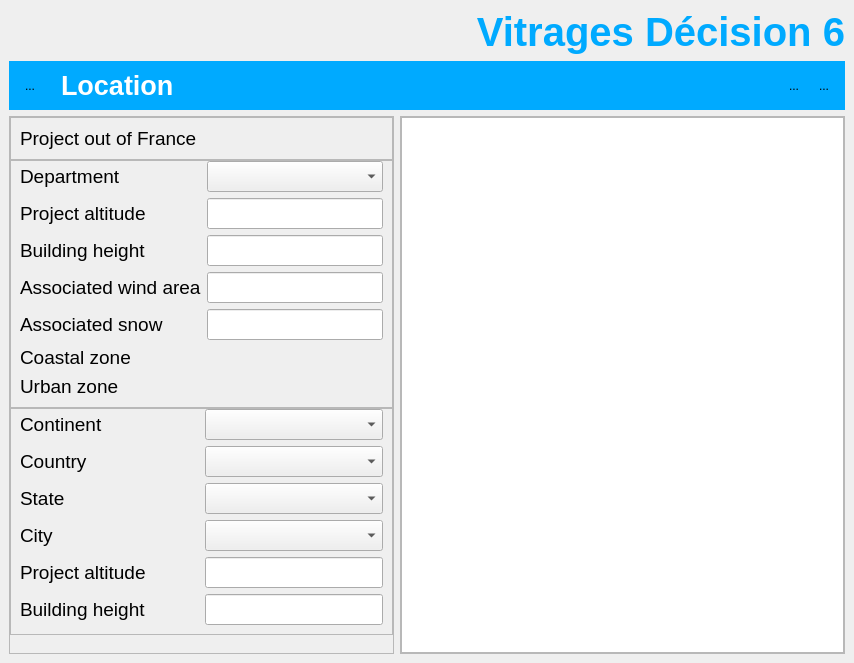
<?xml version="1.0" encoding="UTF-8"?>
<ui version="4.0">
 <class>LocationScreen</class>
 <widget class="QMainWindow" name="LocationScreen">
  <property name="geometry">
   <rect>
    <x>0</x>
    <y>0</y>
    <width>854</width>
    <height>663</height>
   </rect>
  </property>
  <property name="windowTitle">
   <string>Vitrages Décision</string>
  </property>
  <property name="windowIcon">
   <iconset resource="design_res.qrc">
    <normaloff>:/design/images/logo.ico</normaloff>:/design/images/logo.ico</iconset>
  </property>
  <widget class="QWidget" name="centralwidget">
   <layout class="QVBoxLayout" name="verticalLayout">
    <item>
     <widget class="QFrame" name="frameHeader">
      <property name="frameShape">
       <enum>QFrame::NoFrame</enum>
      </property>
      <property name="frameShadow">
       <enum>QFrame::Raised</enum>
      </property>
      <layout class="QVBoxLayout" name="verticalLayout_2">
       <property name="leftMargin">
        <number>0</number>
       </property>
       <property name="topMargin">
        <number>0</number>
       </property>
       <property name="rightMargin">
        <number>0</number>
       </property>
       <property name="bottomMargin">
        <number>0</number>
       </property>
       <item>
        <widget class="QLabel" name="lblProductName">
         <property name="font">
          <font>
           <pointsize>30</pointsize>
           <weight>75</weight>
           <bold>true</bold>
          </font>
         </property>
         <property name="styleSheet">
          <string notr="true">color: rgb(0, 170, 255);</string>
         </property>
         <property name="text">
          <string>Vitrages Décision 6</string>
         </property>
         <property name="alignment">
          <set>Qt::AlignRight|Qt::AlignTrailing|Qt::AlignVCenter</set>
         </property>
        </widget>
       </item>
       <item>
        <widget class="QFrame" name="frameTitle">
         <property name="styleSheet">
          <string notr="true">background-color: rgb(0, 170, 255);</string>
         </property>
         <property name="frameShape">
          <enum>QFrame::NoFrame</enum>
         </property>
         <property name="frameShadow">
          <enum>QFrame::Raised</enum>
         </property>
         <layout class="QHBoxLayout" name="horizontalLayout">
          <item>
           <widget class="VToolButton" name="btnHome">
            <property name="text">
             <string>...</string>
            </property>
            <property name="icon">
             <iconset resource="design_res.qrc">
              <normaloff>:/design/images/header/home.png</normaloff>:/design/images/header/home.png</iconset>
            </property>
            <property name="iconSize">
             <size>
              <width>32</width>
              <height>32</height>
             </size>
            </property>
            <property name="autoRaise">
             <bool>true</bool>
            </property>
           </widget>
          </item>
          <item>
           <widget class="QLabel" name="lblIcon">
            <property name="text">
             <string/>
            </property>
            <property name="pixmap">
             <pixmap resource="design_res.qrc">:/design/images/title/location.png</pixmap>
            </property>
           </widget>
          </item>
          <item>
           <widget class="QLabel" name="lblLocation">
            <property name="font">
             <font>
              <pointsize>20</pointsize>
              <weight>75</weight>
              <bold>true</bold>
             </font>
            </property>
            <property name="styleSheet">
             <string notr="true">color: rgb(255, 255, 255);</string>
            </property>
            <property name="text">
             <string>Location</string>
            </property>
           </widget>
          </item>
          <item>
           <spacer name="horizontalSpacer">
            <property name="orientation">
             <enum>Qt::Horizontal</enum>
            </property>
            <property name="sizeHint" stdset="0">
             <size>
              <width>40</width>
              <height>20</height>
             </size>
            </property>
           </spacer>
          </item>
          <item>
           <widget class="VToolButton" name="btnSetting">
            <property name="text">
             <string>...</string>
            </property>
            <property name="icon">
             <iconset resource="design_res.qrc">
              <normaloff>:/design/images/header/settings_button.png</normaloff>:/design/images/header/settings_button.png</iconset>
            </property>
            <property name="iconSize">
             <size>
              <width>32</width>
              <height>32</height>
             </size>
            </property>
            <property name="autoRaise">
             <bool>true</bool>
            </property>
           </widget>
          </item>
          <item>
           <widget class="VToolButton" name="btnQuit">
            <property name="text">
             <string>...</string>
            </property>
            <property name="icon">
             <iconset resource="design_res.qrc">
              <normaloff>:/design/images/header/shut_down.png</normaloff>:/design/images/header/shut_down.png</iconset>
            </property>
            <property name="iconSize">
             <size>
              <width>32</width>
              <height>32</height>
             </size>
            </property>
            <property name="autoRaise">
             <bool>true</bool>
            </property>
           </widget>
          </item>
         </layout>
        </widget>
       </item>
      </layout>
     </widget>
    </item>
    <item>
     <widget class="QFrame" name="frameContent">
      <property name="sizePolicy">
       <sizepolicy hsizetype="Preferred" vsizetype="Expanding">
        <horstretch>0</horstretch>
        <verstretch>0</verstretch>
       </sizepolicy>
      </property>
      <property name="frameShape">
       <enum>QFrame::NoFrame</enum>
      </property>
      <property name="frameShadow">
       <enum>QFrame::Raised</enum>
      </property>
      <layout class="QGridLayout" name="gridLayout">
       <property name="leftMargin">
        <number>0</number>
       </property>
       <property name="topMargin">
        <number>0</number>
       </property>
       <property name="rightMargin">
        <number>0</number>
       </property>
       <property name="bottomMargin">
        <number>0</number>
       </property>
       <item row="0" column="0">
        <widget class="QFrame" name="frameSetting">
         <property name="frameShape">
          <enum>QFrame::StyledPanel</enum>
         </property>
         <property name="frameShadow">
          <enum>QFrame::Raised</enum>
         </property>
         <layout class="QVBoxLayout" name="verticalLayout_4">
          <property name="spacing">
           <number>0</number>
          </property>
          <property name="leftMargin">
           <number>0</number>
          </property>
          <property name="topMargin">
           <number>0</number>
          </property>
          <property name="rightMargin">
           <number>0</number>
          </property>
          <property name="bottomMargin">
           <number>0</number>
          </property>
          <item>
           <widget class="QFrame" name="frameProject">
            <property name="frameShape">
             <enum>QFrame::StyledPanel</enum>
            </property>
            <property name="frameShadow">
             <enum>QFrame::Raised</enum>
            </property>
            <layout class="QGridLayout" name="gridLayout_2">
             <property name="rightMargin">
              <number>9</number>
             </property>
             <item row="0" column="0">
              <widget class="QLabel" name="lblProject">
               <property name="font">
                <font>
                 <pointsize>14</pointsize>
                </font>
               </property>
               <property name="text">
                <string>Project out of France</string>
               </property>
              </widget>
             </item>
             <item row="0" column="1">
              <widget class="VSwitchButton" name="btnProject" native="true">
               <property name="text" stdset="0">
                <string>PushButton</string>
               </property>
              </widget>
             </item>
            </layout>
           </widget>
          </item>
          <item>
           <widget class="QFrame" name="frameFrance">
            <property name="sizePolicy">
             <sizepolicy hsizetype="Preferred" vsizetype="Expanding">
              <horstretch>0</horstretch>
              <verstretch>0</verstretch>
             </sizepolicy>
            </property>
            <property name="frameShape">
             <enum>QFrame::StyledPanel</enum>
            </property>
            <property name="frameShadow">
             <enum>QFrame::Raised</enum>
            </property>
            <layout class="QGridLayout" name="gridLayout_4">
             <property name="topMargin">
              <number>0</number>
             </property>
             <property name="rightMargin">
              <number>9</number>
             </property>
             <item row="1" column="0">
              <widget class="QLabel" name="label_2">
               <property name="font">
                <font>
                 <pointsize>14</pointsize>
                </font>
               </property>
               <property name="text">
                <string>Project altitude</string>
               </property>
              </widget>
             </item>
             <item row="5" column="0">
              <widget class="QLabel" name="label_6">
               <property name="font">
                <font>
                 <pointsize>14</pointsize>
                </font>
               </property>
               <property name="text">
                <string>Coastal zone</string>
               </property>
              </widget>
             </item>
             <item row="4" column="0">
              <widget class="QLabel" name="label_5">
               <property name="font">
                <font>
                 <pointsize>14</pointsize>
                </font>
               </property>
               <property name="text">
                <string>Associated snow</string>
               </property>
              </widget>
             </item>
             <item row="0" column="0">
              <widget class="QLabel" name="lblDepartment">
               <property name="font">
                <font>
                 <pointsize>14</pointsize>
                </font>
               </property>
               <property name="text">
                <string>Department</string>
               </property>
              </widget>
             </item>
             <item row="2" column="0">
              <widget class="QLabel" name="label_3">
               <property name="font">
                <font>
                 <pointsize>14</pointsize>
                </font>
               </property>
               <property name="text">
                <string>Building height</string>
               </property>
              </widget>
             </item>
             <item row="6" column="0">
              <widget class="QLabel" name="label_7">
               <property name="font">
                <font>
                 <pointsize>14</pointsize>
                </font>
               </property>
               <property name="text">
                <string>Urban zone</string>
               </property>
              </widget>
             </item>
             <item row="3" column="0">
              <widget class="QLabel" name="label_4">
               <property name="font">
                <font>
                 <pointsize>14</pointsize>
                </font>
               </property>
               <property name="text">
                <string>Associated wind area</string>
               </property>
              </widget>
             </item>
             <item row="0" column="1">
              <widget class="QComboBox" name="comboBox">
               <property name="font">
                <font>
                 <pointsize>14</pointsize>
                </font>
               </property>
              </widget>
             </item>
             <item row="1" column="1">
              <widget class="QLineEdit" name="lineEdit">
               <property name="sizePolicy">
                <sizepolicy hsizetype="Preferred" vsizetype="Fixed">
                 <horstretch>0</horstretch>
                 <verstretch>0</verstretch>
                </sizepolicy>
               </property>
               <property name="font">
                <font>
                 <pointsize>14</pointsize>
                </font>
               </property>
              </widget>
             </item>
             <item row="2" column="1">
              <widget class="QLineEdit" name="lineEdit_2">
               <property name="sizePolicy">
                <sizepolicy hsizetype="Preferred" vsizetype="Fixed">
                 <horstretch>0</horstretch>
                 <verstretch>0</verstretch>
                </sizepolicy>
               </property>
               <property name="font">
                <font>
                 <pointsize>14</pointsize>
                </font>
               </property>
              </widget>
             </item>
             <item row="3" column="1">
              <widget class="QLineEdit" name="lineEdit_3">
               <property name="sizePolicy">
                <sizepolicy hsizetype="Preferred" vsizetype="Fixed">
                 <horstretch>0</horstretch>
                 <verstretch>0</verstretch>
                </sizepolicy>
               </property>
               <property name="font">
                <font>
                 <pointsize>14</pointsize>
                </font>
               </property>
              </widget>
             </item>
             <item row="4" column="1">
              <widget class="QLineEdit" name="lineEdit_4">
               <property name="sizePolicy">
                <sizepolicy hsizetype="Preferred" vsizetype="Fixed">
                 <horstretch>0</horstretch>
                 <verstretch>0</verstretch>
                </sizepolicy>
               </property>
               <property name="font">
                <font>
                 <pointsize>14</pointsize>
                </font>
               </property>
              </widget>
             </item>
             <item row="5" column="1">
              <widget class="VSwitchButton" name="pushButton" native="true">
               <property name="text" stdset="0">
                <string>PushButton</string>
               </property>
              </widget>
             </item>
             <item row="6" column="1">
              <widget class="VSwitchButton" name="pushButton_2" native="true">
               <property name="text" stdset="0">
                <string>PushButton</string>
               </property>
              </widget>
             </item>
            </layout>
           </widget>
          </item>
          <item>
           <widget class="QFrame" name="frameOutFrance">
            <property name="sizePolicy">
             <sizepolicy hsizetype="Preferred" vsizetype="Expanding">
              <horstretch>0</horstretch>
              <verstretch>0</verstretch>
             </sizepolicy>
            </property>
            <property name="frameShape">
             <enum>QFrame::StyledPanel</enum>
            </property>
            <property name="frameShadow">
             <enum>QFrame::Raised</enum>
            </property>
            <layout class="QGridLayout" name="gridLayout_3">
             <property name="topMargin">
              <number>0</number>
             </property>
             <property name="rightMargin">
              <number>9</number>
             </property>
             <item row="3" column="0">
              <widget class="QLabel" name="lblCity">
               <property name="font">
                <font>
                 <pointsize>14</pointsize>
                </font>
               </property>
               <property name="text">
                <string>City</string>
               </property>
              </widget>
             </item>
             <item row="5" column="0">
              <widget class="QLabel" name="lblBuildingHeight">
               <property name="font">
                <font>
                 <pointsize>14</pointsize>
                </font>
               </property>
               <property name="text">
                <string>Building height</string>
               </property>
              </widget>
             </item>
             <item row="1" column="0">
              <widget class="QLabel" name="lblCountry">
               <property name="font">
                <font>
                 <pointsize>14</pointsize>
                </font>
               </property>
               <property name="text">
                <string>Country</string>
               </property>
              </widget>
             </item>
             <item row="4" column="0">
              <widget class="QLabel" name="lblProjectAltitude">
               <property name="font">
                <font>
                 <pointsize>14</pointsize>
                </font>
               </property>
               <property name="text">
                <string>Project altitude</string>
               </property>
              </widget>
             </item>
             <item row="2" column="0">
              <widget class="QLabel" name="lblState">
               <property name="font">
                <font>
                 <pointsize>14</pointsize>
                </font>
               </property>
               <property name="text">
                <string>State</string>
               </property>
              </widget>
             </item>
             <item row="0" column="0">
              <widget class="QLabel" name="lblContinent">
               <property name="font">
                <font>
                 <pointsize>14</pointsize>
                </font>
               </property>
               <property name="text">
                <string>Continent</string>
               </property>
              </widget>
             </item>
             <item row="4" column="1">
              <widget class="QLineEdit" name="txtProjectAltitude">
               <property name="sizePolicy">
                <sizepolicy hsizetype="Preferred" vsizetype="Fixed">
                 <horstretch>0</horstretch>
                 <verstretch>0</verstretch>
                </sizepolicy>
               </property>
               <property name="font">
                <font>
                 <pointsize>14</pointsize>
                </font>
               </property>
              </widget>
             </item>
             <item row="5" column="1">
              <widget class="QLineEdit" name="txtBuildingHeight">
               <property name="sizePolicy">
                <sizepolicy hsizetype="Preferred" vsizetype="Fixed">
                 <horstretch>0</horstretch>
                 <verstretch>0</verstretch>
                </sizepolicy>
               </property>
               <property name="font">
                <font>
                 <pointsize>14</pointsize>
                </font>
               </property>
              </widget>
             </item>
             <item row="2" column="1">
              <widget class="QComboBox" name="cboState">
               <property name="font">
                <font>
                 <pointsize>14</pointsize>
                </font>
               </property>
              </widget>
             </item>
             <item row="3" column="1">
              <widget class="QComboBox" name="cboCity">
               <property name="font">
                <font>
                 <pointsize>14</pointsize>
                </font>
               </property>
              </widget>
             </item>
             <item row="1" column="1">
              <widget class="QComboBox" name="cboCountry">
               <property name="font">
                <font>
                 <pointsize>14</pointsize>
                </font>
               </property>
              </widget>
             </item>
             <item row="0" column="1">
              <widget class="QComboBox" name="cboContinent">
               <property name="font">
                <font>
                 <pointsize>14</pointsize>
                </font>
               </property>
              </widget>
             </item>
            </layout>
           </widget>
          </item>
          <item>
           <spacer name="verticalSpacer">
            <property name="orientation">
             <enum>Qt::Vertical</enum>
            </property>
            <property name="sizeHint" stdset="0">
             <size>
              <width>20</width>
              <height>40</height>
             </size>
            </property>
           </spacer>
          </item>
         </layout>
        </widget>
       </item>
       <item row="0" column="1" colspan="2">
        <widget class="QFrame" name="frameGraphic">
         <property name="frameShape">
          <enum>QFrame::StyledPanel</enum>
         </property>
         <property name="frameShadow">
          <enum>QFrame::Raised</enum>
         </property>
         <layout class="QVBoxLayout" name="verticalLayout_3">
          <property name="leftMargin">
           <number>0</number>
          </property>
          <property name="topMargin">
           <number>0</number>
          </property>
          <property name="rightMargin">
           <number>0</number>
          </property>
          <property name="bottomMargin">
           <number>0</number>
          </property>
          <item>
           <widget class="QGraphicsView" name="graphicsView"/>
          </item>
         </layout>
        </widget>
       </item>
      </layout>
     </widget>
    </item>
   </layout>
  </widget>
 </widget>
 <customwidgets>
  <customwidget>
   <class>VToolButton</class>
   <extends>QToolButton</extends>
   <header location="global">widgets/vtoolbutton.h</header>
  </customwidget>
  <customwidget>
   <class>VSwitchButton</class>
   <extends>QWidget</extends>
   <header location="global">widgets/vswitchbutton.h</header>
  </customwidget>
 </customwidgets>
 <resources>
  <include location="design_res.qrc"/>
 </resources>
 <connections/>
</ui>
